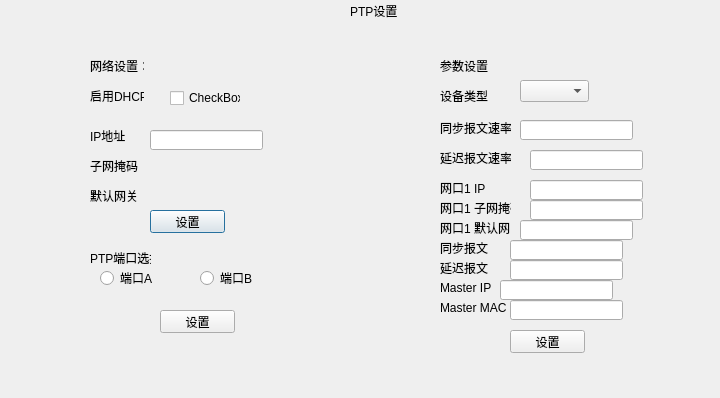
<?xml version="1.0" encoding="UTF-8"?>
<ui version="4.0">
 <class>Dialog</class>
 <widget class="QDialog" name="Dialog">
  <property name="geometry">
   <rect>
    <x>0</x>
    <y>0</y>
    <width>720</width>
    <height>398</height>
   </rect>
  </property>
  <property name="windowTitle">
   <string>Dialog</string>
  </property>
  <widget class="QLabel" name="label">
   <property name="geometry">
    <rect>
     <x>350</x>
     <y>0</y>
     <width>61</width>
     <height>21</height>
    </rect>
   </property>
   <property name="styleSheet">
    <string notr="true">font: 75 12pt &quot;SimSun-ExtB&quot;;</string>
   </property>
   <property name="text">
    <string>PTP设置</string>
   </property>
  </widget>
  <widget class="QLabel" name="label_2">
   <property name="geometry">
    <rect>
     <x>90</x>
     <y>60</y>
     <width>54</width>
     <height>12</height>
    </rect>
   </property>
   <property name="styleSheet">
    <string notr="true">font: 10pt &quot;SimSun-ExtB&quot;;</string>
   </property>
   <property name="text">
    <string>网络设置：</string>
   </property>
  </widget>
  <widget class="QCheckBox" name="checkBox">
   <property name="geometry">
    <rect>
     <x>170</x>
     <y>90</y>
     <width>71</width>
     <height>16</height>
    </rect>
   </property>
   <property name="text">
    <string>CheckBox</string>
   </property>
  </widget>
  <widget class="QLabel" name="label_3">
   <property name="geometry">
    <rect>
     <x>90</x>
     <y>90</y>
     <width>54</width>
     <height>12</height>
    </rect>
   </property>
   <property name="text">
    <string>启用DHCP</string>
   </property>
  </widget>
  <widget class="QLabel" name="label_4">
   <property name="geometry">
    <rect>
     <x>90</x>
     <y>130</y>
     <width>54</width>
     <height>12</height>
    </rect>
   </property>
   <property name="text">
    <string>IP地址</string>
   </property>
  </widget>
  <widget class="QLineEdit" name="lineEdit">
   <property name="geometry">
    <rect>
     <x>150</x>
     <y>130</y>
     <width>113</width>
     <height>20</height>
    </rect>
   </property>
  </widget>
  <widget class="QLabel" name="label_5">
   <property name="geometry">
    <rect>
     <x>90</x>
     <y>160</y>
     <width>54</width>
     <height>12</height>
    </rect>
   </property>
   <property name="text">
    <string>子网掩码</string>
   </property>
  </widget>
  <widget class="QLabel" name="label_6">
   <property name="geometry">
    <rect>
     <x>90</x>
     <y>190</y>
     <width>54</width>
     <height>12</height>
    </rect>
   </property>
   <property name="text">
    <string>默认网关</string>
   </property>
  </widget>
  <widget class="QLabel" name="label_7">
   <property name="geometry">
    <rect>
     <x>90</x>
     <y>250</y>
     <width>61</width>
     <height>16</height>
    </rect>
   </property>
   <property name="styleSheet">
    <string notr="true">font: 75 10pt &quot;SimSun-ExtB&quot;;</string>
   </property>
   <property name="text">
    <string>PTP端口选择</string>
   </property>
  </widget>
  <widget class="QRadioButton" name="radioButton">
   <property name="geometry">
    <rect>
     <x>100</x>
     <y>270</y>
     <width>89</width>
     <height>16</height>
    </rect>
   </property>
   <property name="text">
    <string>端口A</string>
   </property>
  </widget>
  <widget class="QRadioButton" name="radioButton_2">
   <property name="geometry">
    <rect>
     <x>200</x>
     <y>270</y>
     <width>89</width>
     <height>16</height>
    </rect>
   </property>
   <property name="text">
    <string>端口B</string>
   </property>
  </widget>
  <widget class="QLabel" name="label_8">
   <property name="geometry">
    <rect>
     <x>440</x>
     <y>60</y>
     <width>54</width>
     <height>12</height>
    </rect>
   </property>
   <property name="styleSheet">
    <string notr="true">font: 10pt &quot;SimSun-ExtB&quot;;</string>
   </property>
   <property name="text">
    <string>参数设置</string>
   </property>
  </widget>
  <widget class="QLabel" name="label_9">
   <property name="geometry">
    <rect>
     <x>440</x>
     <y>90</y>
     <width>54</width>
     <height>12</height>
    </rect>
   </property>
   <property name="text">
    <string>设备类型</string>
   </property>
  </widget>
  <widget class="QComboBox" name="comboBox">
   <property name="geometry">
    <rect>
     <x>520</x>
     <y>80</y>
     <width>69</width>
     <height>22</height>
    </rect>
   </property>
  </widget>
  <widget class="QLabel" name="label_10">
   <property name="geometry">
    <rect>
     <x>440</x>
     <y>120</y>
     <width>71</width>
     <height>16</height>
    </rect>
   </property>
   <property name="text">
    <string>同步报文速率</string>
   </property>
  </widget>
  <widget class="QLabel" name="label_11">
   <property name="geometry">
    <rect>
     <x>440</x>
     <y>150</y>
     <width>71</width>
     <height>16</height>
    </rect>
   </property>
   <property name="text">
    <string>延迟报文速率</string>
   </property>
  </widget>
  <widget class="QLabel" name="label_12">
   <property name="geometry">
    <rect>
     <x>440</x>
     <y>180</y>
     <width>71</width>
     <height>16</height>
    </rect>
   </property>
   <property name="text">
    <string>网口1 IP</string>
   </property>
  </widget>
  <widget class="QLabel" name="label_13">
   <property name="geometry">
    <rect>
     <x>440</x>
     <y>200</y>
     <width>71</width>
     <height>16</height>
    </rect>
   </property>
   <property name="text">
    <string>网口1 子网掩码</string>
   </property>
  </widget>
  <widget class="QLabel" name="label_14">
   <property name="geometry">
    <rect>
     <x>440</x>
     <y>220</y>
     <width>71</width>
     <height>16</height>
    </rect>
   </property>
   <property name="text">
    <string>网口1 默认网关</string>
   </property>
  </widget>
  <widget class="QLabel" name="label_15">
   <property name="geometry">
    <rect>
     <x>440</x>
     <y>240</y>
     <width>71</width>
     <height>16</height>
    </rect>
   </property>
   <property name="text">
    <string>同步报文</string>
   </property>
  </widget>
  <widget class="QLabel" name="label_16">
   <property name="geometry">
    <rect>
     <x>440</x>
     <y>260</y>
     <width>71</width>
     <height>16</height>
    </rect>
   </property>
   <property name="text">
    <string>延迟报文</string>
   </property>
  </widget>
  <widget class="QLabel" name="label_17">
   <property name="geometry">
    <rect>
     <x>440</x>
     <y>280</y>
     <width>71</width>
     <height>16</height>
    </rect>
   </property>
   <property name="text">
    <string>Master IP</string>
   </property>
  </widget>
  <widget class="QLabel" name="label_18">
   <property name="geometry">
    <rect>
     <x>440</x>
     <y>300</y>
     <width>71</width>
     <height>16</height>
    </rect>
   </property>
   <property name="text">
    <string>Master MAC</string>
   </property>
  </widget>
  <widget class="QLineEdit" name="lineEdit_2">
   <property name="geometry">
    <rect>
     <x>520</x>
     <y>120</y>
     <width>113</width>
     <height>20</height>
    </rect>
   </property>
  </widget>
  <widget class="QLineEdit" name="lineEdit_3">
   <property name="geometry">
    <rect>
     <x>530</x>
     <y>150</y>
     <width>113</width>
     <height>20</height>
    </rect>
   </property>
  </widget>
  <widget class="QLineEdit" name="lineEdit_4">
   <property name="geometry">
    <rect>
     <x>530</x>
     <y>180</y>
     <width>113</width>
     <height>20</height>
    </rect>
   </property>
  </widget>
  <widget class="QLineEdit" name="lineEdit_5">
   <property name="geometry">
    <rect>
     <x>530</x>
     <y>200</y>
     <width>113</width>
     <height>20</height>
    </rect>
   </property>
  </widget>
  <widget class="QLineEdit" name="lineEdit_6">
   <property name="geometry">
    <rect>
     <x>520</x>
     <y>220</y>
     <width>113</width>
     <height>20</height>
    </rect>
   </property>
  </widget>
  <widget class="QLineEdit" name="lineEdit_7">
   <property name="geometry">
    <rect>
     <x>510</x>
     <y>240</y>
     <width>113</width>
     <height>20</height>
    </rect>
   </property>
  </widget>
  <widget class="QLineEdit" name="lineEdit_8">
   <property name="geometry">
    <rect>
     <x>510</x>
     <y>260</y>
     <width>113</width>
     <height>20</height>
    </rect>
   </property>
  </widget>
  <widget class="QLineEdit" name="lineEdit_9">
   <property name="geometry">
    <rect>
     <x>500</x>
     <y>280</y>
     <width>113</width>
     <height>20</height>
    </rect>
   </property>
  </widget>
  <widget class="QLineEdit" name="lineEdit_10">
   <property name="geometry">
    <rect>
     <x>510</x>
     <y>300</y>
     <width>113</width>
     <height>20</height>
    </rect>
   </property>
  </widget>
  <widget class="QPushButton" name="pushButton">
   <property name="geometry">
    <rect>
     <x>150</x>
     <y>210</y>
     <width>75</width>
     <height>23</height>
    </rect>
   </property>
   <property name="text">
    <string>设置</string>
   </property>
  </widget>
  <widget class="QPushButton" name="pushButton_2">
   <property name="geometry">
    <rect>
     <x>160</x>
     <y>310</y>
     <width>75</width>
     <height>23</height>
    </rect>
   </property>
   <property name="text">
    <string>设置</string>
   </property>
  </widget>
  <widget class="QPushButton" name="pushButton_3">
   <property name="geometry">
    <rect>
     <x>510</x>
     <y>330</y>
     <width>75</width>
     <height>23</height>
    </rect>
   </property>
   <property name="text">
    <string>设置</string>
   </property>
  </widget>
 </widget>
 <resources/>
 <connections/>
</ui>
